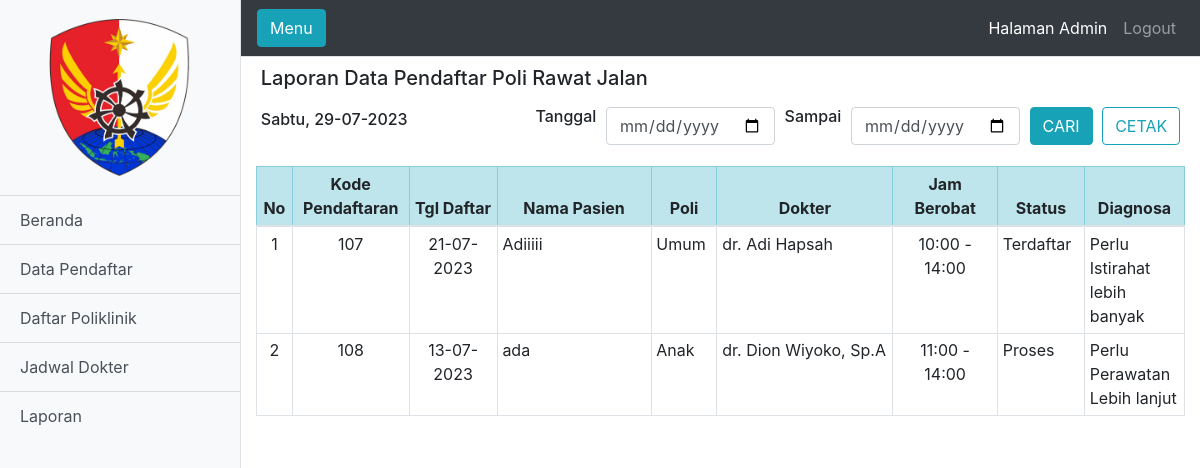
The app's page /laporan.php with its own data.
### tables this page shows
CREATE TABLE `pasien` (
  `kode_pendaftaran` int(10) NOT NULL,
  `username` varchar(10) NOT NULL,
  `tgl_daftar` date NOT NULL,
  `id_poli` int(5) NOT NULL,
  `id_dokter` int(3) NOT NULL,
  `id_jam` int(5) NOT NULL,
  `jenis_pembayaran` varchar(30) NOT NULL,
  `no_rm` varchar(20) NOT NULL,
  `nama` varchar(50) NOT NULL,
  `jk` varchar(20) NOT NULL,
  `tlahir` varchar(50) NOT NULL,
  `nohp` varchar(15) NOT NULL,
  `ttl` date NOT NULL,
  `pekerjaan` varchar(50) NOT NULL,
  `alamat` varchar(500) NOT NULL,
  `wnama` varchar(50) NOT NULL,
  `wjk` varchar(10) NOT NULL,
  `walamat` varchar(500) NOT NULL,
  `wnohp` varchar(15) NOT NULL,
  `status` varchar(40) NOT NULL,
  `diagnosa` varchar(255) DEFAULT NULL
);

CREATE TABLE `poliklinik` (
  `id_poli` int(3) NOT NULL,
  `nama_poli` varchar(30) NOT NULL,
  `status` int(3) NOT NULL
);

CREATE TABLE `dokter` (
  `id_dokter` int(3) NOT NULL,
  `nama_dokter` varchar(30) NOT NULL,
  `id_poli` int(3) NOT NULL,
  `status` int(11) NOT NULL,
  `level` enum('spesialis','umum') NOT NULL DEFAULT 'umum'
);

CREATE TABLE `jam` (
  `id_jam` int(5) NOT NULL,
  `jam` varchar(25) NOT NULL,
  `id_poli` int(3) NOT NULL,
  `id_dokter` int(5) NOT NULL,
  `status` int(11) NOT NULL
);

### functions.php (called while the page is built, shortened)
<?php
$db = mysqli_connect("localhost", "root", "", "sirusakdeh_db");
function query($query) {
  global $db;
  $result = mysqli_query($db, $query);
  $rows = [];
  while ($row = mysqli_fetch_assoc($result)) {
      $rows[] = $row;
  }
  return $rows;
}
   ?>

### laporan.php (the view, shortened to what this page needs)
 <?php
require 'functions.php';
$hari = array ( 1 =>    'Senin',
                        'Selasa',
                        'Rabu',
                        'Kamis',
                        'Jumat',
                        'Sabtu',
                        'Minggu'
                      );
$tgl = date('d-m-Y');
$data_pendaftar = query("SELECT pasien.kode_pendaftaran,pasien.tgl_daftar,pasien.nama,poliklinik.nama_poli,dokter.nama_dokter,jam.jam,pasien.status,pasien.diagnosa from pasien join poliklinik on pasien.id_poli=poliklinik.id_poli join dokter on pasien.id_dokter=dokter.id_dokter join jam on pasien.id_jam=jam.id_jam ORDER BY tgl_daftar DESC");
 ?>
<!DOCTYPE html>
<html lang="en">
<head>
  <link href="admin/vendor/bootstrap/css/bootstrap.min.css" rel="stylesheet">
  <link href="admin/css/simple-sidebar.css" rel="stylesheet">
</head>
<body>
  <div class="d-flex" id="wrapper">
    <div class="bg-light border-right" id="sidebar-wrapper">
      <div class="sidebar-heading"><center><img src="img/logo.png" style="width: 150px; background: transparent;"></center></div>
      <div class="list-group list-group-flush">
        <a href="admin.php" class="list-group-item list-group-item-action bg-light">Beranda</a>
        <a href="data_pendaftar.php" class="list-group-item list-group-item-action bg-light">Data Pendaftar</a>
        <a href="daftar_poliklinik.php" class="list-group-item list-group-item-action bg-light">Daftar Poliklinik</a>
        <a href="jadwal_dokter.php" class="list-group-item list-group-item-action bg-light">Jadwal Dokter</a>
        <a href="laporan.php" class="list-group-item list-group-item-action bg-light">Laporan</a>
      </div>
    </div>
    <div id="page-content-wrapper">
      <nav class="navbar navbar-expand-lg navbar-dark bg-dark border-bottom">
        <button class="btn btn-info" id="menu-toggle">Menu</button>
        <div class="collapse navbar-collapse" id="navbarSupportedContent">
          <ul class="navbar-nav ml-auto mt-2 mt-lg-0">
            <li class="nav-item active">
              <div class="collapse navbar-collapse" id="navbarNav">
                <ul class="navbar-nav">
                  <li class="nav-item active">
                    <a class="nav-link" href="">Halaman Admin<span class="sr-only">(current)</span></a>
                  </li>
                  <li class="nav-item">
                  <a class="nav-link" href="logout.php">Logout</a>
                </li>
                </ul>
        </div>
      </nav>
      <div class="container-fluid">
        <div class="row">
        <div class="col mt-1">
          <table class="table table-sm table-borderless">
            <tr>
              <td width="400" colspan="5"><h5 class="">Laporan Data Pendaftar Poli Rawat Jalan</h5></td>
            </tr>
            <tr>
              <form  action="" method="post">
              <td width="350">
                <label for="tgl" name="tgl" id="tgl"><h6><?php echo $hari[ date('N') ]; echo ", "; echo $tgl; ?></h6></label>
              </td>
              <td><h6>Tanggal</h6></td>
              <td>
                <input class="form-control" type="date" name="tgl_awal" value="">
              </td>
              <td><h6>Sampai</h6></td>
              <td>
                <input class="form-control" type="date" name="tgl_akhir" value="">
              </td>
              <td><button type="submit" name="cari" class="btn btn-info" id="tombol-cari">CARI</button>
              </td>
              <td><button type="submit" name="cetak" class="btn btn-outline-info" id="tampil"><a href="cetak_laporan.php" target="_blank" class="text-reset" style="text-decoration:none">CETAK</a></button></td>
            </tr>
        </table>
      </div>
        </div>
        <div class="row">
                <div class="col md">
                    <table class="table table-sm table-bordered">
                      <thead>
                      <tr class="table-info">
                        <th class="text-center" scope="col"width="30">No</th>
                        <th class="text-center" width="100">Kode Pendaftaran</th>
                        <th class="text-center" width="80">Tgl Daftar</th>
                        <th width="140" class=""><center>Nama Pasien</center></th>
                        <th width="40" class="text-center">Poli</th>
                        <th width="160" class="text-center">Dokter</th>
                        <th width="95" class="text-center">Jam Berobat</th>
                        <th width="40" class="text-center">Status</th>
                        <th width="40" class="text-center">Diagnosa</th>
                      </tr>
                      </thead>
                      <tbody>
                        <?php $i = 1; ?>
                        <?php  foreach ($data_pendaftar as $row ) : ?>
                             <tr>
                               <td><center><?= $i; ?></center></td>
                               <td><center><?= $row["kode_pendaftaran"]; ?></center></td>
                               <td><center><?=date('d-m-Y', strtotime( $row["tgl_daftar"])); ?></center></td>
                               <td><?= $row["nama"]; ?></td>
                               <td><?= $row["nama_poli"]; ?></td>
                               <td><?= $row["nama_dokter"]; ?></td>
                               <td><center><?= $row["jam"]; ?></center></td>
                               <td><?= $row["status"]; ?></td>
                               <td><?= $row["diagnosa"]; ?></td>
                             </tr>
                             <?php $i++ ?>
                           <?php endforeach; ?>
                      </tbody>
                    </table>
                </div>
              </div>
      </div>
    </div>
  </div>
</body>
</html>

### admin/css/simple-sidebar.css (style rules this page uses)
body { overflow-x: hidden; }
#sidebar-wrapper { min-height: 100vh; margin-left: -15rem; -webkit-transition: margin .25s ease-out; -moz-transition: margin .25s ease-out; -o-transition: margin .25s ease-out; transition: margin .25s ease-out; }
#sidebar-wrapper .sidebar-heading { padding: 0.875rem 1.25rem; font-size: 1.2rem; }
#sidebar-wrapper .list-group { width: 15rem; }
#page-content-wrapper { min-width: 100vw; }
@media (min-width: 768px) { #sidebar-wrapper { margin-left: 0; } }
@media (min-width: 768px) { #page-content-wrapper { min-width: 0; width: 100%; } }

### records on screen
pasien: kode_pendaftaran "107", tgl_daftar "21-07-2023", nama "Adiiiii", id_poli.nama_poli "Umum", id_dokter.nama_dokter "dr. Adi Hapsah", id_jam.jam "10:00 - 14:00", status "Terdaftar", diagnosa "Perlu Istirahat lebih banyak"
pasien: kode_pendaftaran "108", tgl_daftar "13-07-2023", nama "ada", id_poli.nama_poli "Anak", id_dokter.nama_dokter "dr. Dion Wiyoko, Sp.A", id_jam.jam "11:00 - 14:00", status "Proses", diagnosa "Perlu Perawatan Lebih lanjut"
